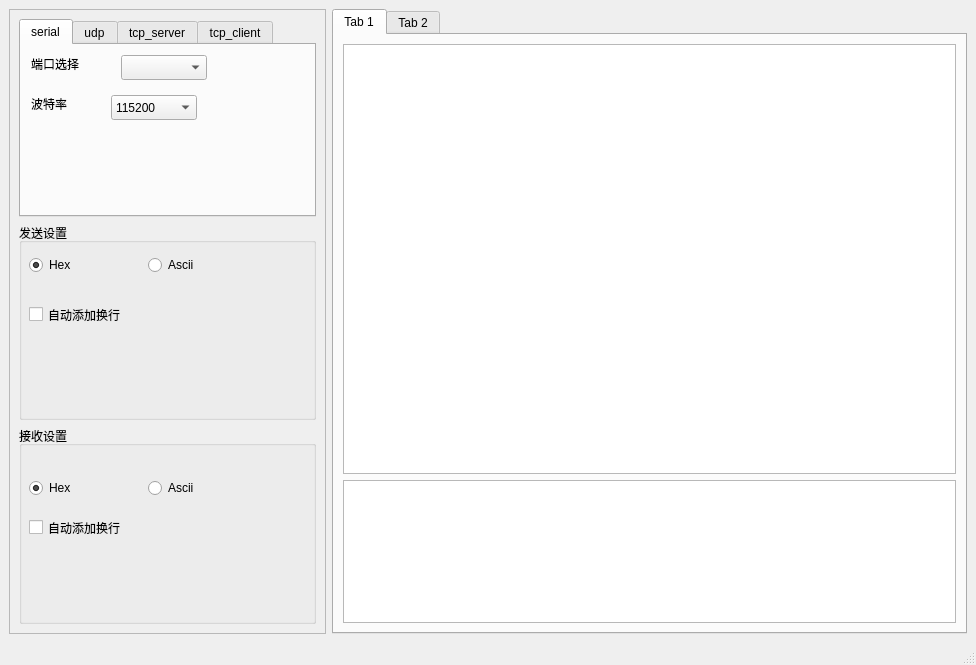
<?xml version="1.0" encoding="UTF-8"?>
<ui version="4.0">
 <class>MainWindow</class>
 <widget class="QMainWindow" name="MainWindow">
  <property name="geometry">
   <rect>
    <x>0</x>
    <y>0</y>
    <width>976</width>
    <height>665</height>
   </rect>
  </property>
  <property name="windowTitle">
   <string>MainWindow</string>
  </property>
  <widget class="QWidget" name="centralwidget">
   <layout class="QHBoxLayout" name="horizontalLayout" stretch="1,2">
    <item>
     <widget class="QFrame" name="frame">
      <property name="frameShape">
       <enum>QFrame::StyledPanel</enum>
      </property>
      <property name="frameShadow">
       <enum>QFrame::Raised</enum>
      </property>
      <layout class="QVBoxLayout" name="verticalLayout" stretch="1,1,1">
       <item>
        <widget class="QTabWidget" name="tabWidget_2">
         <property name="currentIndex">
          <number>0</number>
         </property>
         <widget class="QWidget" name="serial">
          <property name="autoFillBackground">
           <bool>false</bool>
          </property>
          <attribute name="title">
           <string>serial</string>
          </attribute>
          <widget class="QComboBox" name="serialPortComb">
           <property name="geometry">
            <rect>
             <x>100</x>
             <y>10</y>
             <width>86</width>
             <height>25</height>
            </rect>
           </property>
          </widget>
          <widget class="QLabel" name="label">
           <property name="geometry">
            <rect>
             <x>10</x>
             <y>10</y>
             <width>67</width>
             <height>17</height>
            </rect>
           </property>
           <property name="text">
            <string>端口选择</string>
           </property>
          </widget>
          <widget class="QLabel" name="label_2">
           <property name="geometry">
            <rect>
             <x>10</x>
             <y>50</y>
             <width>67</width>
             <height>17</height>
            </rect>
           </property>
           <property name="text">
            <string>波特率</string>
           </property>
          </widget>
          <widget class="QComboBox" name="comboBox_2">
           <property name="geometry">
            <rect>
             <x>90</x>
             <y>50</y>
             <width>86</width>
             <height>25</height>
            </rect>
           </property>
           <item>
            <property name="text">
             <string>115200</string>
            </property>
           </item>
           <item>
            <property name="text">
             <string>9600</string>
            </property>
           </item>
          </widget>
         </widget>
         <widget class="QWidget" name="tab_3">
          <attribute name="title">
           <string>udp</string>
          </attribute>
         </widget>
         <widget class="QWidget" name="dad">
          <attribute name="title">
           <string>tcp_server</string>
          </attribute>
         </widget>
         <widget class="QWidget" name="tab_4">
          <attribute name="title">
           <string>tcp_client</string>
          </attribute>
         </widget>
        </widget>
       </item>
       <item>
        <widget class="QGroupBox" name="groupBox">
         <property name="title">
          <string>发送设置</string>
         </property>
         <widget class="QCheckBox" name="checkBox">
          <property name="geometry">
           <rect>
            <x>10</x>
            <y>80</y>
            <width>141</width>
            <height>23</height>
           </rect>
          </property>
          <property name="text">
           <string>自动添加换行</string>
          </property>
         </widget>
         <widget class="QWidget" name="">
          <property name="geometry">
           <rect>
            <x>10</x>
            <y>30</y>
            <width>232</width>
            <height>25</height>
           </rect>
          </property>
          <layout class="QHBoxLayout" name="horizontalLayout_2">
           <item>
            <widget class="QRadioButton" name="radioButton_4">
             <property name="text">
              <string>Hex</string>
             </property>
             <property name="checked">
              <bool>true</bool>
             </property>
            </widget>
           </item>
           <item>
            <widget class="QRadioButton" name="radioButton_3">
             <property name="text">
              <string>Ascii</string>
             </property>
            </widget>
           </item>
          </layout>
         </widget>
        </widget>
       </item>
       <item>
        <widget class="QGroupBox" name="groupBox_2">
         <property name="title">
          <string>接收设置</string>
         </property>
         <widget class="QCheckBox" name="checkBox_2">
          <property name="geometry">
           <rect>
            <x>10</x>
            <y>90</y>
            <width>141</width>
            <height>23</height>
           </rect>
          </property>
          <property name="text">
           <string>自动添加换行</string>
          </property>
         </widget>
         <widget class="QWidget" name="">
          <property name="geometry">
           <rect>
            <x>10</x>
            <y>50</y>
            <width>232</width>
            <height>25</height>
           </rect>
          </property>
          <layout class="QHBoxLayout" name="horizontalLayout_3">
           <item>
            <widget class="QRadioButton" name="radioButton">
             <property name="text">
              <string>Hex</string>
             </property>
             <property name="checked">
              <bool>true</bool>
             </property>
            </widget>
           </item>
           <item>
            <widget class="QRadioButton" name="radioButton_2">
             <property name="text">
              <string>Ascii</string>
             </property>
            </widget>
           </item>
          </layout>
         </widget>
        </widget>
       </item>
      </layout>
     </widget>
    </item>
    <item>
     <widget class="QTabWidget" name="tabWidget">
      <property name="currentIndex">
       <number>0</number>
      </property>
      <widget class="QWidget" name="tab">
       <attribute name="title">
        <string>Tab 1</string>
       </attribute>
       <layout class="QVBoxLayout" name="verticalLayout_2" stretch="3,1">
        <item>
         <widget class="QPlainTextEdit" name="plainTextEdit"/>
        </item>
        <item>
         <widget class="QPlainTextEdit" name="plainTextEdit_2"/>
        </item>
       </layout>
      </widget>
      <widget class="QWidget" name="test">
       <attribute name="title">
        <string>Tab 2</string>
       </attribute>
      </widget>
     </widget>
    </item>
   </layout>
  </widget>
  <widget class="QMenuBar" name="menubar">
   <property name="geometry">
    <rect>
     <x>0</x>
     <y>0</y>
     <width>976</width>
     <height>28</height>
    </rect>
   </property>
  </widget>
  <widget class="QStatusBar" name="statusbar"/>
 </widget>
 <resources/>
 <connections/>
</ui>
